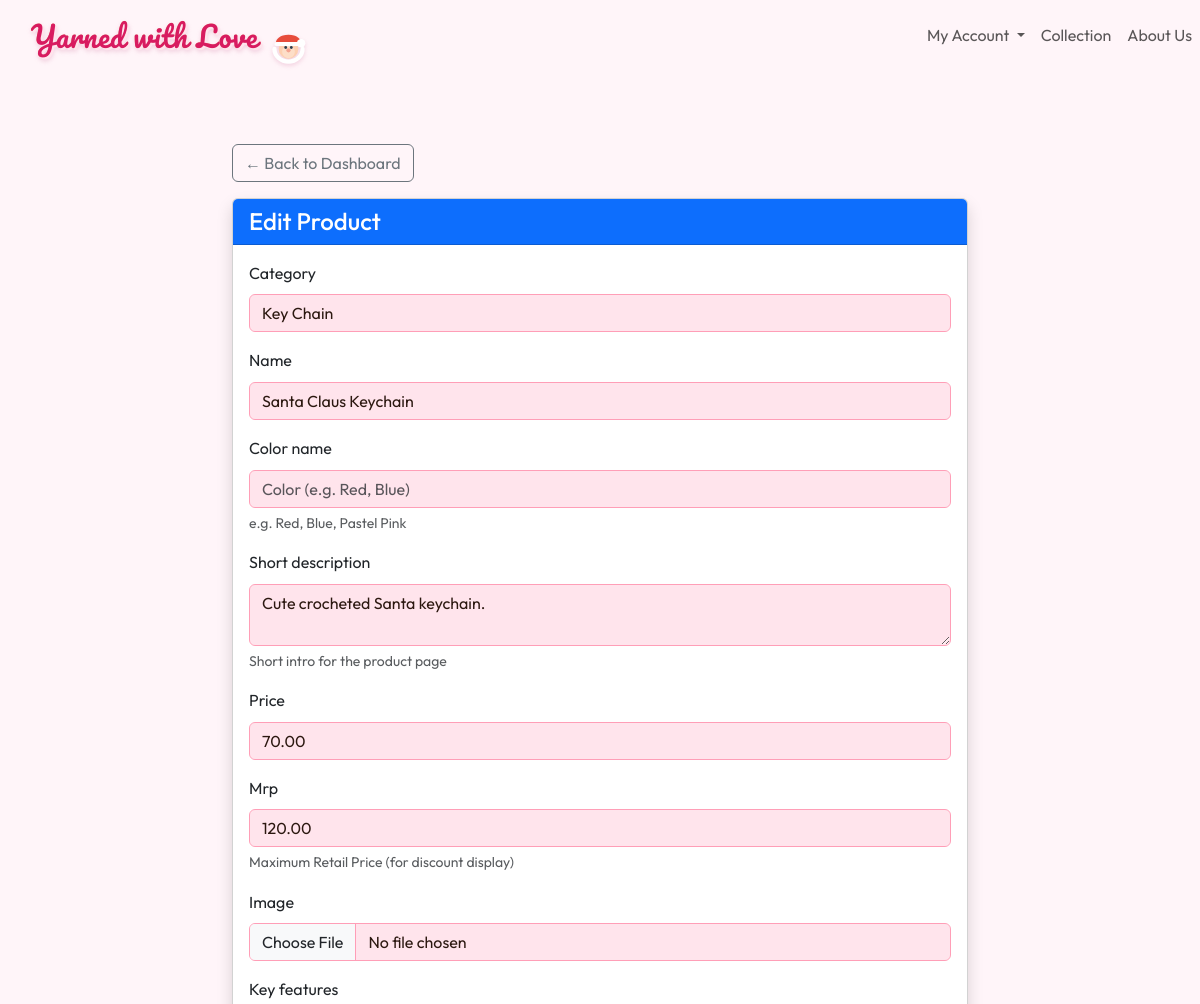
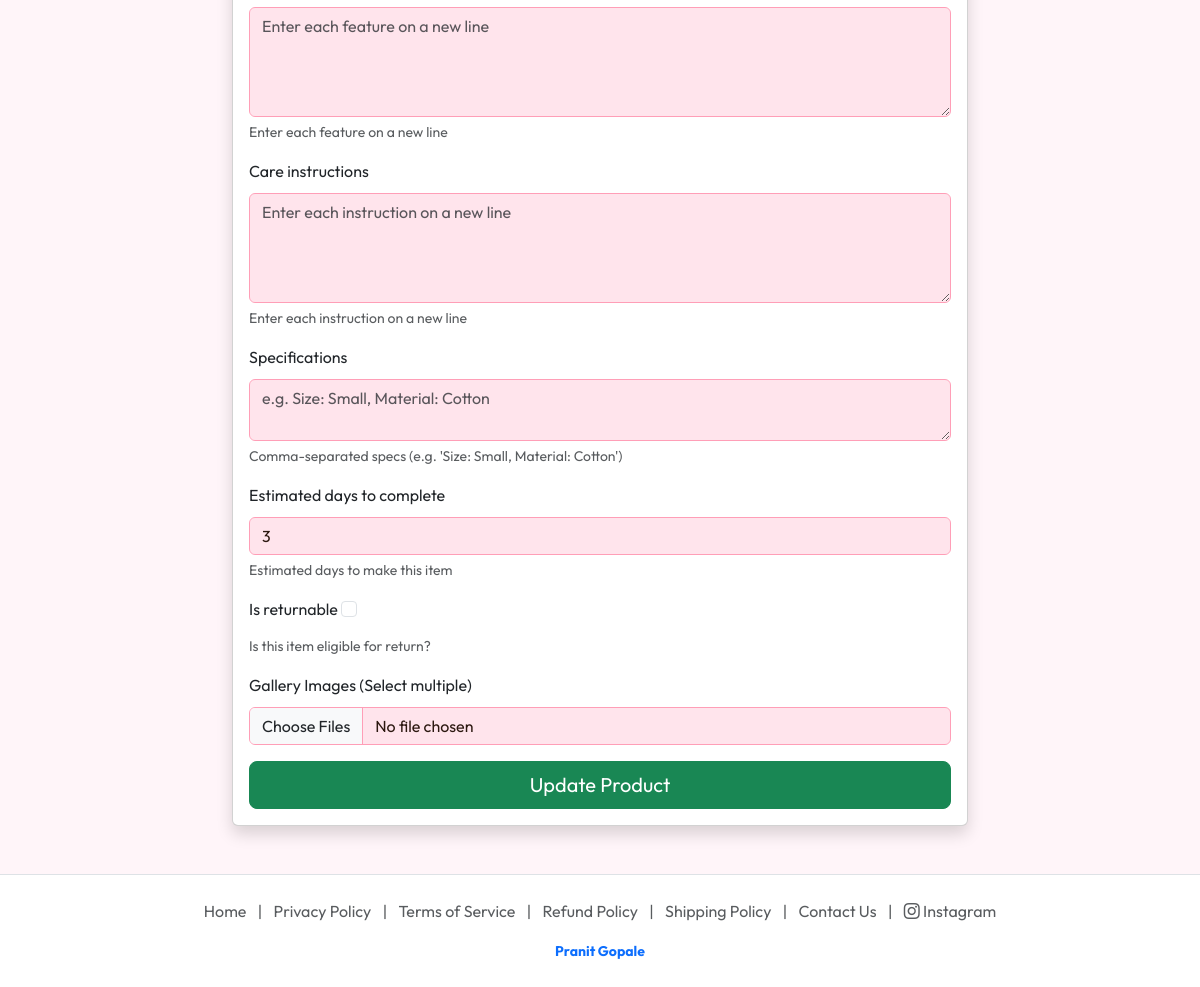
The page /artisan/product/edit/31/ (signed in) on the database its author committed (2 pictures, top to bottom).
### store/models.py (models this page shows, shortened)
class Product(models.Model):
    artisan = models.ForeignKey(settings.AUTH_USER_MODEL, on_delete=models.CASCADE, related_name='products')
    category = models.ForeignKey(Category, on_delete=models.SET_NULL, null=True, blank=True)
    name = models.CharField(max_length=200)
    description = models.TextField()
    price = models.DecimalField(max_digits=10, decimal_places=2, validators=[MinValueValidator(0.01)])
    mrp = models.DecimalField(max_digits=10, decimal_places=2, null=True, blank=True, help_text="Maximum Retail Price (for discount display)")
    image = models.ImageField(upload_to='products/', blank=True, null=True)
    color_name = models.CharField(max_length=50, blank=True, null=True, help_text="e.g. Red, Blue, Pastel Pink")
    variant_group = models.UUIDField(default=uuid.uuid4, editable=False, help_text="Products sharing this ID are variants of the same item")
    short_description = models.TextField(blank=True, help_text="Short intro for the product page")
    key_features = models.TextField(blank=True, help_text="Enter each feature on a new line")
    care_instructions = models.TextField(blank=True, help_text="Enter each instruction on a new line")
    specifications = models.TextField(blank=True, help_text="Comma-separated specs (e.g. 'Size: Small, Material: Cotton')")
    is_returnable = models.BooleanField(default=False, help_text="Is this item eligible for return?")
    estimated_days_to_complete = models.PositiveIntegerField(default=7, validators=[MinValueValidator(1)], help_text="Estimated days to make this item")
    is_active = models.BooleanField(default=True, help_text="Uncheck to hide this product")
    created_at = models.DateTimeField(auto_now_add=True)
    updated_at = models.DateTimeField(auto_now=True)
    class Meta:
        ordering = ['-created_at']
        indexes = [
            models.Index(fields=['artisan', '-created_at']),
            models.Index(fields=['category', '-created_at']),
            models.Index(fields=['is_active']),
            models.Index(fields=['variant_group']),
        ]

### store/views.py (the view)
# urls.py: path('artisan/product/edit/<int:pk>/', views.edit_product, name='edit_product'),
@login_required
@user_passes_test(lambda u: u.is_artisan)
def edit_product(request, pk):
    product = get_object_or_404(Product, pk=pk)
    if request.method == 'POST':
        form = ProductForm(request.POST, request.FILES, instance=product)
        if form.is_valid():
            form.save()
            messages.success(request, "Product updated successfully!")
            return redirect('artisan_products_list')
    else:
        form = ProductForm(instance=product)
    return render(request, 'store/add_product.html', {
        'form': form,
        'title': 'Edit Product',
        'is_edit': True
    })

### store/models.py (called while the page is built)
    def __str__(self):
        return self.name

### users/context_processors.py (called while the page is built)
def artisan_global_data(request):
    if request.user.is_authenticated and request.user.is_artisan:
        return {
            'my_products': Product.objects.filter(artisan=request.user)
        }
    return {}

### templates/store/add_product.html (shortened to what this page needs)
{% extends 'base.html' %}
{% block content %}
<div class="container py-5">
    <div class="row justify-content-center mt-4">
        <div class="col-md-8">
            <a href="{% url 'artisan_dashboard' %}" class="btn btn-outline-secondary mb-3">&larr; Back to Dashboard</a>
            <div class="card shadow">
                <div class="card-header bg-primary text-white">
                    <h4 class="mb-0">{{ title|default:"Add New Creation" }}</h4>
                </div>
                <div class="card-body">
                    <form method="post" enctype="multipart/form-data">
                        {% for field in form %}
                        <div class="mb-3">
                            <label class="form-label">{{ field.label }}</label>
                            {{ field }}
                            {% if field.help_text %}
                            <div class="form-text">{{ field.help_text }}</div>
                            {% endif %}
                        </div>
                        {% endfor %}
                        <div class="d-grid">
                            <button type="submit" class="btn btn-success btn-lg">
                                {% if is_edit %}Update Product{% else %}Publish Product{% endif %}
                            </button>
                        </div>
                    </form>
                </div>
            </div>
        </div>
    </div>
</div>
{% endblock %}

### static/css/style.css (style rules this page uses)
:root { --primary-color: #d47fa6; --secondary-color: #ff9eb7; --accent-color: #eebbce; --bg-light: #fff5f9; --text-dark: #2c1810; --white: #ffffff; --shadow: 0 10px 30px rgba(212, 127, 166, 0.15); }
body { font-family: 'Outfit', sans-serif; color: var(--text-dark); background-color: var(--bg-light); margin: 0; line-height: 1.6; }
a { text-decoration: none; color: inherit; transition: 0.3s; }
.form-control { background-color: #ffe4ec !important; border: 1px solid var(--secondary-color); color: var(--text-dark); }

### rows shown on the page
Product: form "Key Chain" "Santa Claus Keychain" "Cute crocheted Santa keychain." "70.00" "120.00" "3"

### other values the page prints
{{ title|default:"Add New Creation" }} "Edit Product"
{{ field.label }} "Category" "Name" "Color name" "Short description" "Price" "Mrp" "Image" "Key features" "Care instructions" "Specifications" "Estimated days to complete" "Is returnable" "Gallery Images (Select multiple)"
{{ field.help_text }} "e.g. Red, Blue, Pastel Pink" "Short intro for the product page" "Maximum Retail Price (for discount display)" "Enter each feature on a new line" "Enter each instruction on a new line" "Comma-separated specs (e.g. 'Size: Small, Material: Cotton')" "Estimated days to make this item" "Is this item eligible for return?"
